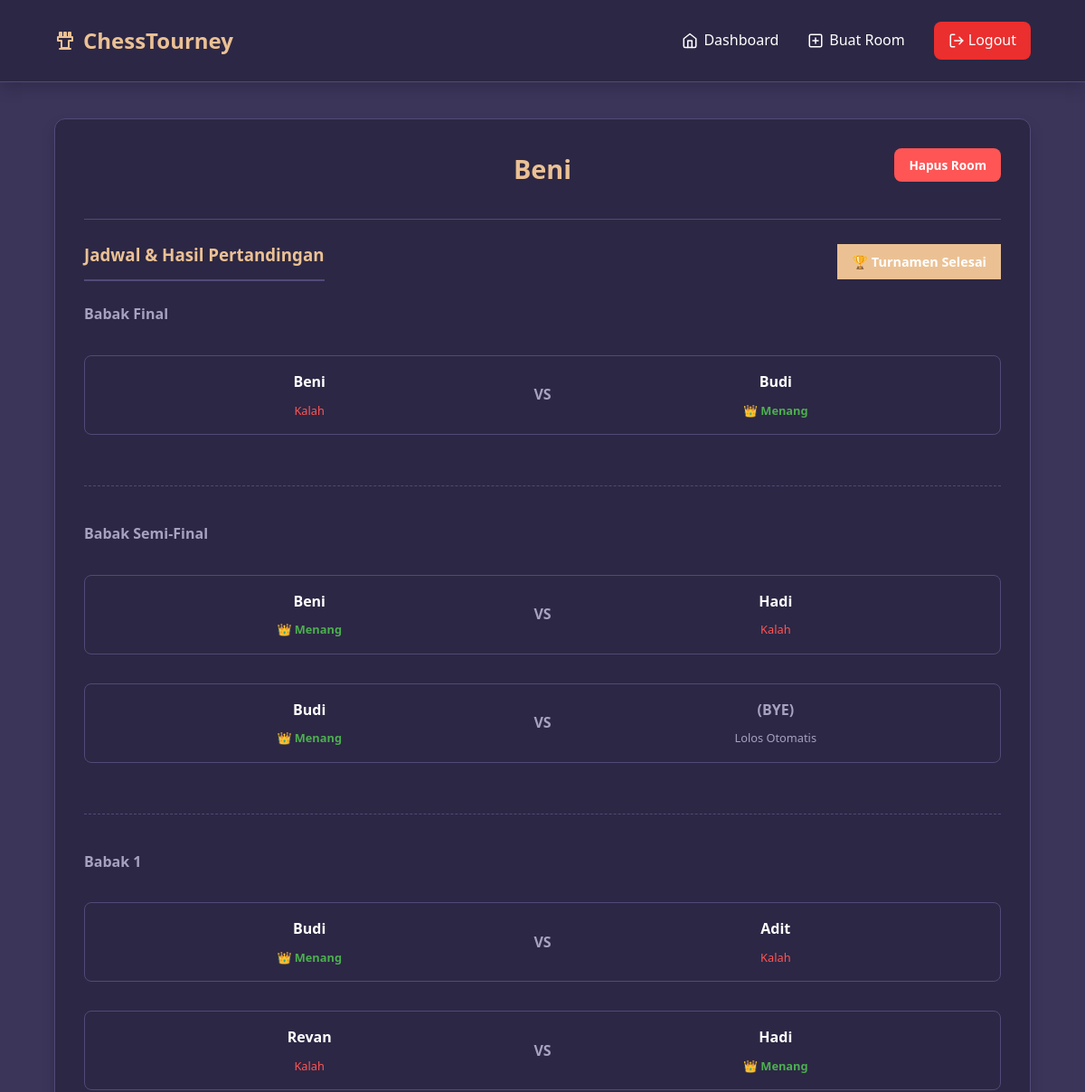
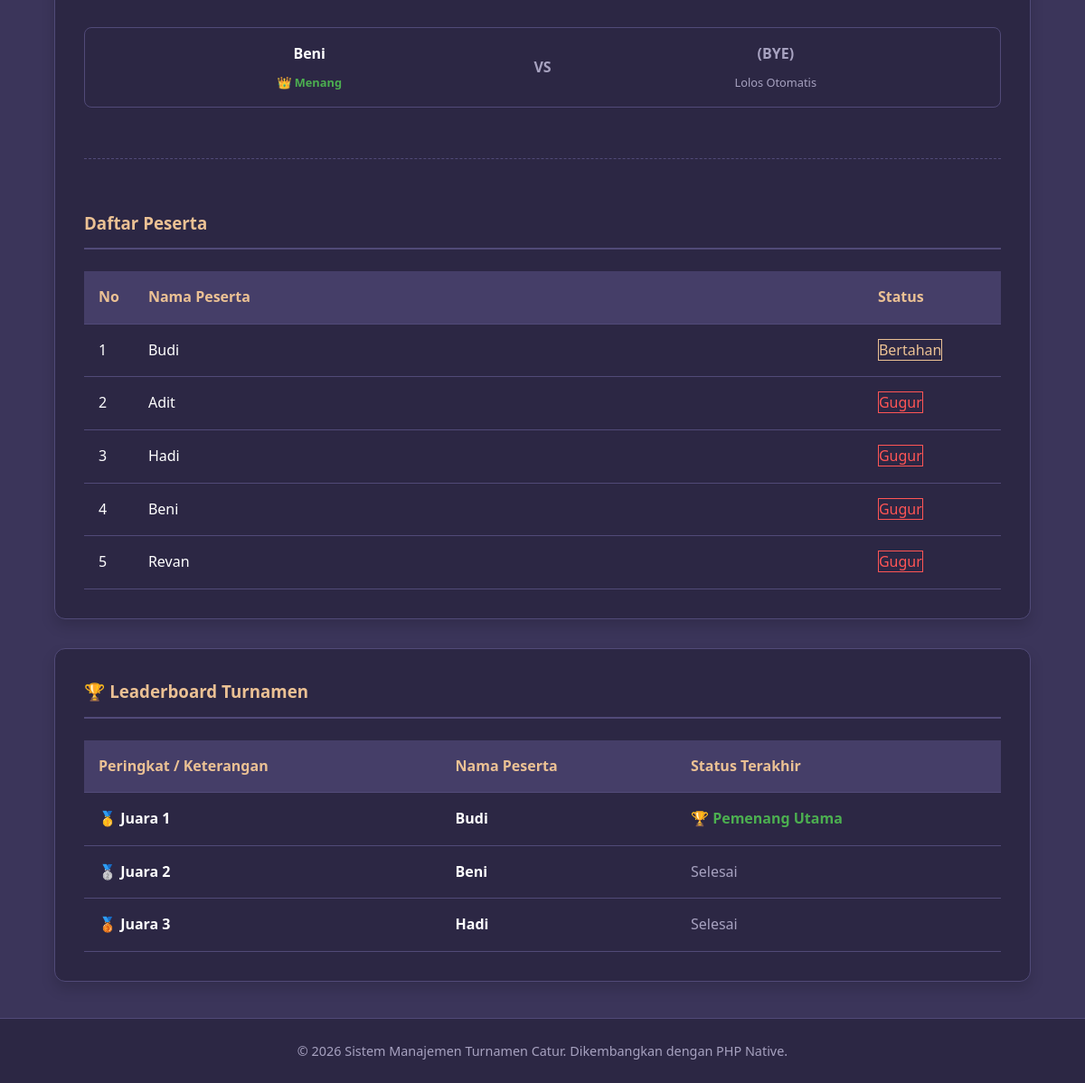
/views/room.php?id=6 (signed in), run on the app's committed database (2 pictures, top to bottom).
### tables this page shows
CREATE TABLE `rooms` (
  `id` int(11) NOT NULL AUTO_INCREMENT,
  `user_id` int(11) NOT NULL,
  `nama_turnamen` varchar(100) NOT NULL,
  `created_at` timestamp NULL DEFAULT current_timestamp(),
  PRIMARY KEY (`id`),
  KEY `fk_rooms_users` (`user_id`),
  CONSTRAINT `fk_rooms_users` FOREIGN KEY (`user_id`) REFERENCES `users` (`id`) ON DELETE CASCADE
);

CREATE TABLE `pertandingan` (
  `id` int(11) NOT NULL AUTO_INCREMENT,
  `room_id` int(11) NOT NULL,
  `babak` int(11) NOT NULL,
  `pemain1_id` int(11) NOT NULL,
  `pemain2_id` int(11) DEFAULT NULL,
  `pemenang_id` int(11) DEFAULT NULL,
  PRIMARY KEY (`id`),
  KEY `room_id` (`room_id`),
  CONSTRAINT `pertandingan_ibfk_1` FOREIGN KEY (`room_id`) REFERENCES `rooms` (`id`) ON DELETE CASCADE
);

CREATE TABLE `peserta` (
  `id` int(11) NOT NULL AUTO_INCREMENT,
  `room_id` int(11) NOT NULL,
  `nama_peserta` varchar(100) NOT NULL,
  `status_aktif` tinyint(1) DEFAULT 1,
  PRIMARY KEY (`id`),
  KEY `room_id` (`room_id`),
  CONSTRAINT `peserta_ibfk_1` FOREIGN KEY (`room_id`) REFERENCES `rooms` (`id`) ON DELETE CASCADE
);

### controllers/room_controller.php (called while the page is built, shortened)
<?php
require_once '../config/database.php';
$room_id = mysqli_real_escape_string($conn, $_GET['id']);
$query_room = "SELECT * FROM rooms WHERE id = '$room_id'";
$result_room = mysqli_query($conn, $query_room);
$room = mysqli_fetch_assoc($result_room);
$query_peserta = "SELECT * FROM peserta WHERE room_id = '$room_id' ORDER BY status_aktif DESC, id ASC";
$result_peserta = mysqli_query($conn, $query_peserta);
$peserta_list = [];
$peserta_dict = [];
$jumlah_aktif = 0;
while ($p = mysqli_fetch_assoc($result_peserta)) {
    $peserta_list[] = $p;
    $peserta_dict[$p['id']] = $p['nama_peserta'];
    if ($p['status_aktif'] == 1) {
        $jumlah_aktif++;
    }
}
$total_peserta = count($peserta_list);
$query_matches = "SELECT p.*, p1.nama_peserta as p1_nama, p2.nama_peserta as p2_nama
                  FROM pertandingan p
                  LEFT JOIN peserta p1 ON p.pemain1_id = p1.id
                  LEFT JOIN peserta p2 ON p.pemain2_id = p2.id
                  WHERE p.room_id = '$room_id'
                  ORDER BY p.babak DESC, p.id ASC";
$result_matches = mysqli_query($conn, $query_matches);
$matches_by_round = [];
if (mysqli_num_rows($result_matches) > 0) {
    while ($match = mysqli_fetch_assoc($result_matches)) {
        $matches_by_round[$match['babak']][] = $match;
    }
}
$is_started = count($matches_by_round) > 0;
$is_tournament_finished = ($is_started && $jumlah_aktif == 1);
$juara = [];
if ($is_tournament_finished) {
    $max_babak = max(array_keys($matches_by_round));
    $final_match = $matches_by_round[$max_babak][0];
    $juara[1] = $final_match['pemenang_id'];
    $juara[2] = ($final_match['pemain1_id'] == $juara[1]) ? $final_match['pemain2_id'] : $final_match['pemain1_id'];
    if (isset($matches_by_round[$max_babak - 1])) {
        $idx = 3;
        foreach ($matches_by_round[$max_babak - 1] as $semi_match) {
            $loser = ($semi_match['pemain1_id'] == $semi_match['pemenang_id']) ? $semi_match['pemain2_id'] : $semi_match['pemain1_id'];
            if ($loser != 0 && !is_null($loser)) {
                $juara[$idx] = $loser;
                $idx++;
            }
        }
    }
}
?>

### views/room.php (the view, shortened to what this page needs)
<?php
require_once '../controllers/room_controller.php';
?>
<!DOCTYPE html>
<html lang="id">
<head>
    <link rel="stylesheet" href="../assets/css/style.css">
</head>
<body>
    <?php include '../includes/header.php'; ?>
    <main class="main-content">
        <div class="content-card">
            <div style="position: relative; text-align: center; padding-bottom: 1.5rem; border-bottom: 1px solid var(--border-color); margin-bottom: 1.5rem;">
                <a href="../actions/delete_room.php?id=<?php echo $room_id; ?>" onclick="return confirm('PERINGATAN: Yakin hapus turnamen ini?');" class="btn-primary" style="position: absolute; right: 0; top: 0; background-color: #ff5555; color: white; font-size: 0.85rem; padding: 0.5rem 1rem;">
                    Hapus Room
                </a>
                <h2 style="color: var(--accent-peach); font-size: 1.8rem; margin-bottom: 0.5rem; padding: 0 120px;">
                    <?php echo htmlspecialchars($room['nama_turnamen']); ?>
                </h2>
            </div>
            <?php if (!$is_started): ?>
                <h3 class="section-header">Manajemen Peserta</h3>
                <form action="../actions/add_peserta.php" method="POST" class="chess-form" style="flex-direction: row; align-items: flex-end; max-width: 100%; margin-bottom: 2rem;">
                    <div class="form-group" style="flex-grow: 1;">
                        <label for="nama_peserta">Nama Lengkap Peserta</label>
                        <input type="text" id="nama_peserta" name="nama_peserta" placeholder="Masukkan nama peserta..." required>
                    </div>
                    <input type="hidden" name="room_id" value="<?php echo $room_id; ?>">
                    <button type="submit" class="btn-primary">Tambah Peserta</button>
                </form>
                <?php if ($total_peserta >= 2): ?>
                    <form action="../actions/generate_pairing.php" method="POST" style="text-align: center; margin-bottom: 2rem;">
                        <input type="hidden" name="room_id" value="<?php echo $room_id; ?>">
                        <button type="submit" class="btn-primary" onclick="return confirm('Mulai turnamen? Form pendaftaran akan ditutup otomatis.');" style="padding: 0.8rem 2rem; font-size: 1rem;">
                            Acak & Mulai Babak 1
                        </button>
                    </form>
                <?php else: ?>
                    <p style="text-align: center; color: var(--text-muted); margin-bottom: 2rem;">Minimal butuh 2 peserta untuk memulai turnamen.</p>
                <?php endif; ?>
            <?php else: ?>
                <div style="display: flex; justify-content: space-between; align-items: center; margin-bottom: 1.5rem;">
                    <h3 class="section-header" style="margin: 0;">Jadwal & Hasil Pertandingan</h3>
                    <?php if ($is_tournament_finished): ?>
                        <span class="badge-peach" style="background-color: var(--accent-peach); color: white; border: none; padding: 0.5rem 1rem; font-weight: bold; font-size: 0.9rem;">🏆 Turnamen Selesai</span>
                    <?php else: ?>
                        <span class="badge-peach" style="background-color: transparent; border: 1px solid var(--text-muted); color: var(--text-muted);">Babak Sedang Berlangsung</span>
                    <?php endif; ?>
                </div>
                <div class="pairing-board">
                    <?php foreach ($matches_by_round as $babak => $matches): ?>
                        <h4 style="margin-bottom: 1rem; color: var(--text-muted);">
                            <?php
                            if ($is_tournament_finished && $babak == $max_babak) echo "Babak Final";
                            else if ($is_tournament_finished && $babak == ($max_babak - 1)) echo "Babak Semi-Final";
                            else echo "Babak " . $babak;
                            ?>
                        </h4>
                        <?php foreach ($matches as $m): ?>
                            <div class="match-box">
                                <div class="player-side">
                                    <strong><?php echo htmlspecialchars($m['p1_nama']); ?></strong><br>
                                    <?php if (is_null($m['pemenang_id'])): ?>
                                        <a href="../actions/set_winner.php?match_id=<?php echo $m['id']; ?>&win=<?php echo $m['pemain1_id']; ?>&lose=<?php echo $m['pemain2_id'] ?? '0'; ?>&room_id=<?php echo $room_id; ?>" class="btn-win" onclick="return confirm('Pilih sebagai pemenang?');">Menang</a>
                                    <?php elseif ($m['pemenang_id'] == $m['pemain1_id']): ?>
                                        <span class="winner-text">👑 Menang</span>
                                    <?php else: ?>
                                        <span style="color: #ff5555; font-size: 0.8rem; display: block; margin-top: 0.5rem;">Kalah</span>
                                    <?php endif; ?>
                                </div>
                                <div class="vs-side">VS</div>
                                <div class="player-side">
                                    <?php if ($m['pemain2_id']): ?>
                                        <strong><?php echo htmlspecialchars($m['p2_nama']); ?></strong><br>
                                        <?php if (is_null($m['pemenang_id'])): ?>
                                            <a href="../actions/set_winner.php?match_id=<?php echo $m['id']; ?>&win=<?php echo $m['pemain2_id']; ?>&lose=<?php echo $m['pemain1_id']; ?>&room_id=<?php echo $room_id; ?>" class="btn-win" onclick="return confirm('Pilih sebagai pemenang?');">Menang</a>
                                        <?php elseif ($m['pemenang_id'] == $m['pemain2_id']): ?>
                                            <span class="winner-text">👑 Menang</span>
                                        <?php else: ?>
                                            <span style="color: #ff5555; font-size: 0.8rem; display: block; margin-top: 0.5rem;">Kalah</span>
                                        <?php endif; ?>
                                    <?php else: ?>
                                        <strong style="color: var(--text-muted);">(BYE)</strong><br>
                                        <span style="color: var(--text-muted); font-size: 0.8rem; display: block; margin-top: 0.5rem;">Lolos Otomatis</span>
                                    <?php endif; ?>
                                </div>
                            </div>
                        <?php endforeach; ?>
                        <hr style="border: 0; border-top: 1px dashed var(--border-color); margin: 1.5rem 0;">
                    <?php endforeach; ?>
                </div>
            <?php endif; ?>
            <h3 class="section-header" style="margin-top: 2rem;">Daftar Peserta</h3>
            <div class="data-table-container">
                <table class="data-table">
                    <thead>
                        <tr>
                            <th style="width: 5%;">No</th><th>Nama Peserta</th><th style="width: 15%;">Status</th>
                        </tr>
                    </thead>
                    <tbody>
                        <?php
                        if ($total_peserta > 0) {
                            $no = 1;
                            foreach ($peserta_list as $peserta) {
                                $status_text = ($peserta['status_aktif'] == 1) ? 'Bertahan' : 'Gugur';
                                $status_color = ($peserta['status_aktif'] == 1) ? 'var(--accent-peach)' : '#ff5555';
                                echo "<tr>";
                                echo "<td>{$no}</td>";
                                echo "<td>" . htmlspecialchars($peserta['nama_peserta']) . "</td>";
                                echo "<td><span class='badge-peach' style='background-color: transparent; border: 1px solid {$status_color}; color: {$status_color};'>{$status_text}</span></td>";
                                echo "</tr>";
                                $no++;
                            }
                        } else {
                            echo "<tr><td colspan='4' style='text-align: center; color: var(--text-muted);'>Belum ada peserta yang mendaftar.</td></tr>";
                        }
                        ?>
                    </tbody>
                </table>
            </div>
        </div>
        <div class="content-card">
            <h3 class="section-header">🏆 Leaderboard Turnamen</h3>
            <div class="data-table-container">
                <table class="data-table">
                    <thead>
                        <tr><th>Peringkat / Keterangan</th><th>Nama Peserta</th><th>Status Terakhir</th></tr>
                    </thead>
                    <tbody>
                        <?php if ($is_tournament_finished): ?>
                            <?php
                            $medali = [1 => '🥇 Juara 1', 2 => '🥈 Juara 2', 3 => '🥉 Juara 3', 4 => '🏅 Juara 4'];
                            foreach ($juara as $posisi => $id_peserta) {
                                if (isset($peserta_dict[$id_peserta])) {
                                    echo "<tr>";
                                    echo "<td><strong>" . $medali[$posisi] . "</strong></td>";
                                    echo "<td><strong>" . htmlspecialchars($peserta_dict[$id_peserta]) . "</strong></td>";
                                    if ($posisi == 1) {
                                        echo "<td><span style='color: #4CAF50; font-weight: bold;'>🏆 Pemenang Utama</span></td>";
                                    } else {
                                        echo "<td><span style='color: var(--text-muted);'>Selesai</span></td>";
                                    }
                                    echo "</tr>";
                                }
                            }
                            ?>
                        <?php else: ?>
                            <tr><td colspan="3" style="text-align: center; color: var(--text-muted); padding: 2rem 0;">Belum ada data peringkat. Pertandingan belum dimulai.</td></tr>
                        <?php endif; ?>
                    </tbody>
                </table>
            </div>
        </div>
    </main>
    <?php include '../includes/footer.php'; ?>
</body>
</html>

### assets/css/style.css (style rules this page uses)
:root { --bg-main: #3b355a; --bg-surface: #2c2744; --bg-surface-hover: #453e68; --accent-peach: #ebc194; --accent-peach-hover: #d1a578; --text-light: #ffffff; --text-muted: #a7a2c0; --text-dark: #2c2744; --border-color: #514a78; --shadow-md: 0 8px 15px rgba(0, 0, 0, 0.15); --radius-md: 8px; --radius-lg: 12px; }
* { margin: 0; padding: 0; box-sizing: border-box; font-family: 'Segoe UI', Roboto, Helvetica, Arial, sans-serif; }
body { background-color: var(--bg-main); color: var(--text-light); line-height: 1.6; display: flex; flex-direction: column; min-height: 100vh; }
a { text-decoration: none; color: var(--text-light); transition: color 0.3s ease; }
.main-content { flex-grow: 1; padding: 2.5rem 5%; display: flex; flex-direction: column; gap: 2rem; }
.section-header { border-bottom: 2px solid var(--border-color); padding-bottom: 0.8rem; margin-bottom: 1.5rem; color: var(--accent-peach); }
.content-card { background-color: var(--bg-surface); border-radius: var(--radius-lg); padding: 2rem; border: 1px solid var(--border-color); box-shadow: var(--shadow-md); }
.data-table-container { width: 100%; overflow-x: auto; }
.data-table { width: 100%; border-collapse: collapse; text-align: left; }
.data-table th, .data-table td { padding: 1rem; border-bottom: 1px solid var(--border-color); }
.data-table th { background-color: var(--bg-surface-hover); color: var(--accent-peach); }
.pairing-board { display: flex; flex-direction: column; gap: 1rem; }
.btn-primary { background-color: var(--accent-peach); color: var(--text-dark); padding: 0.8rem 1.5rem; font-size: 1rem; font-weight: bold; border: none; border-radius: var(--radius-md); cursor: pointer; transition: background-color 0.3s ease; align-self: flex-start; }
.match-box { display: flex; justify-content: space-between; align-items: center; background: var(--bg-card); border: 1px solid var(--border-color); padding: 1rem; border-radius: 8px; margin-bottom: 1rem; }
.player-side { flex: 1; text-align: center; }
.vs-side { font-weight: bold; color: var(--text-muted); margin: 0 1rem; }
.winner-text { color: #4CAF50; font-weight: bold; font-size: 0.8rem; display: block; margin-top: 0.5rem; }

### data on the page
rooms: nama_turnamen "Beni"
pertandingan: peserta.nama_peserta "Beni", pemenang_id "Kalah", peserta.nama_peserta "Budi"
pertandingan: peserta.nama_peserta "Beni", pemenang_id "👑 Menang", peserta.nama_peserta "Hadi"
pertandingan: peserta.nama_peserta "Budi", pemenang_id "👑 Menang", shows "(BYE)"
pertandingan: peserta.nama_peserta "Budi", pemenang_id "👑 Menang", peserta.nama_peserta "Adit"
pertandingan: peserta.nama_peserta "Revan", pemenang_id "Kalah", peserta.nama_peserta "Hadi"
pertandingan: peserta.nama_peserta "Beni", pemenang_id "👑 Menang", shows "(BYE)"
peserta: nama_peserta "Budi", status_aktif "Bertahan"
peserta: nama_peserta "Adit", status_aktif "Gugur"
peserta: nama_peserta "Hadi", status_aktif "Gugur"
peserta: nama_peserta "Beni", status_aktif "Gugur"
peserta: nama_peserta "Revan", status_aktif "Gugur"

### other printed values
$babak "1"
$medali[$posisi] "🥇 Juara 1"
$peserta_dict[$id_peserta] "Budi"
$medali[$posisi] "🥈 Juara 2"
$peserta_dict[$id_peserta] "Beni"
$medali[$posisi] "🥉 Juara 3"
$peserta_dict[$id_peserta] "Hadi"
